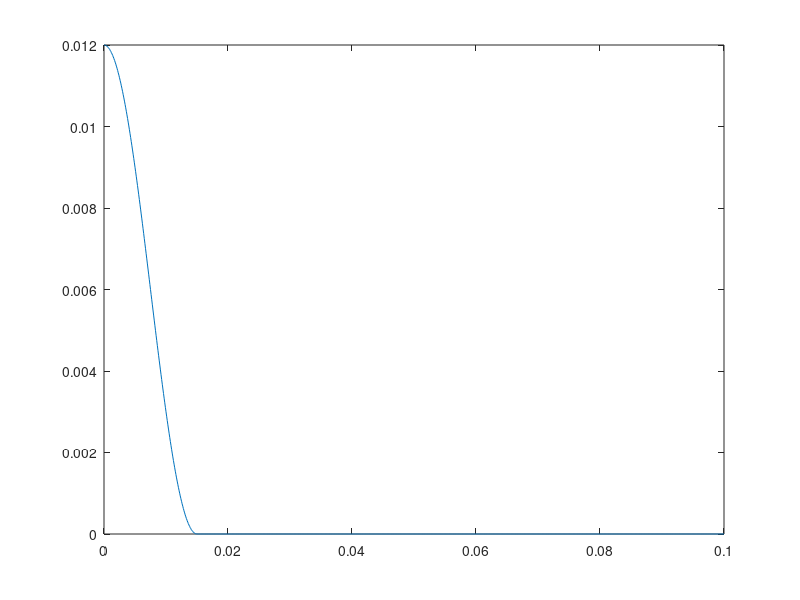
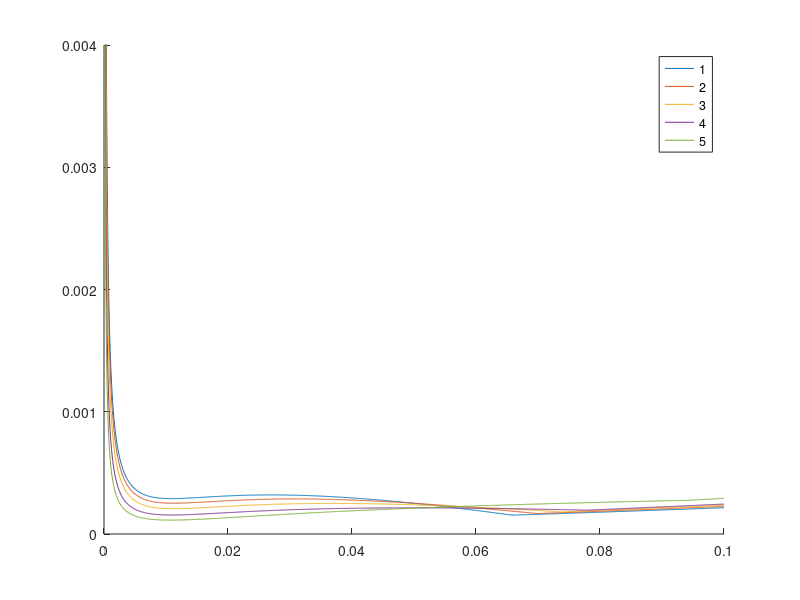

Write MATLAB code to recreate these figures, in order.
zp = 0.012;  % plate displacement
epsM = 0.05; % Max volume or area dilation
H = 0.2;     % ballotini depth / m
gam = 0.14;   % gamma_zero for dilatancy correlation
mu = 0.6;    % Co-efficient of friction to bodge a shear modulus

xs = 1E-4:1E-4:0.1; % Horizontal extent of shear strip.

Up_GPE = xs.*(zp/2);
Up_Exp = max( H*epsM.*xs.*( 1 - (6.21/pi).*exp(-(pi*zp)./(2.*xs*gam)) ),0);
Up_Shr = mu.*(1./xs).*(H*pi^2*zp^2)/16;

Up = Up_GPE + Up_Exp + Up_Shr;

figure(2)
plot(xs, Up, 'k', 'linewidth',2)
hold on
 plot(xs, Up_Exp, 'b', 'linewidth',2)
 plot(xs, Up_Shr, 'r', 'linewidth',2)
 plot(xs, Up_GPE, 'g', 'linewidth',2)
hold off
legend('total energy', 'expansion energy', 'shear work', 'gravity')
ylim([0 0.002])
ylabel('Energy / arb units')
xlabel('Extent of shear zone / m')
set(gca, 'fontsize', 12)

%%
XS = 0.015
xx0 = 0:1E-4:0.1;
yy0 = zeros(length(xx0), 1);
yy1 = yy0;
yy1(xx0<=XS) = (zp/2)*(1+cos((pi*xx0(xx0<=XS) /XS)));

figure(2)
plot(xx0,yy1)


%% Try estimating shear zone width, allowing for expansion of lower layers
% by including them as an increase in the effective plate movement to be 
% accommodated
zp = 0.004;
figure(3)
hold on
z1 = 0.25;
z2 = 0.05;
zstep = 0.05;
listH = [z1:-zstep:z2];
for lp = 1:5;

H =  listH(lp)
if(lp>1)
	lastXS = xs(Up==min(Up));
	gamMax = (1/lastXS)* 1 * (zp/2);
	espV = epsM*(1 - exp(-(gamMax/gam)) )
	zp = zp+(zstep)*espV*0.5
end

Up_GPE = xs.*(zp/2);
Up_Exp = max( H*epsM.*xs.*( 1 - (6.21/pi).*exp(-(pi*zp)./(2.*xs*gam)) ),0);
Up_Shr = mu.*(1./xs).*(H*pi^2*zp^2)/16;

Up = Up_GPE + Up_Exp + Up_Shr;

plot(xs,Up)
end
% plot(xs, Up,'r')
legend('1','2','3','4','5','6')
H
hold off
ylim([0 0.004])
